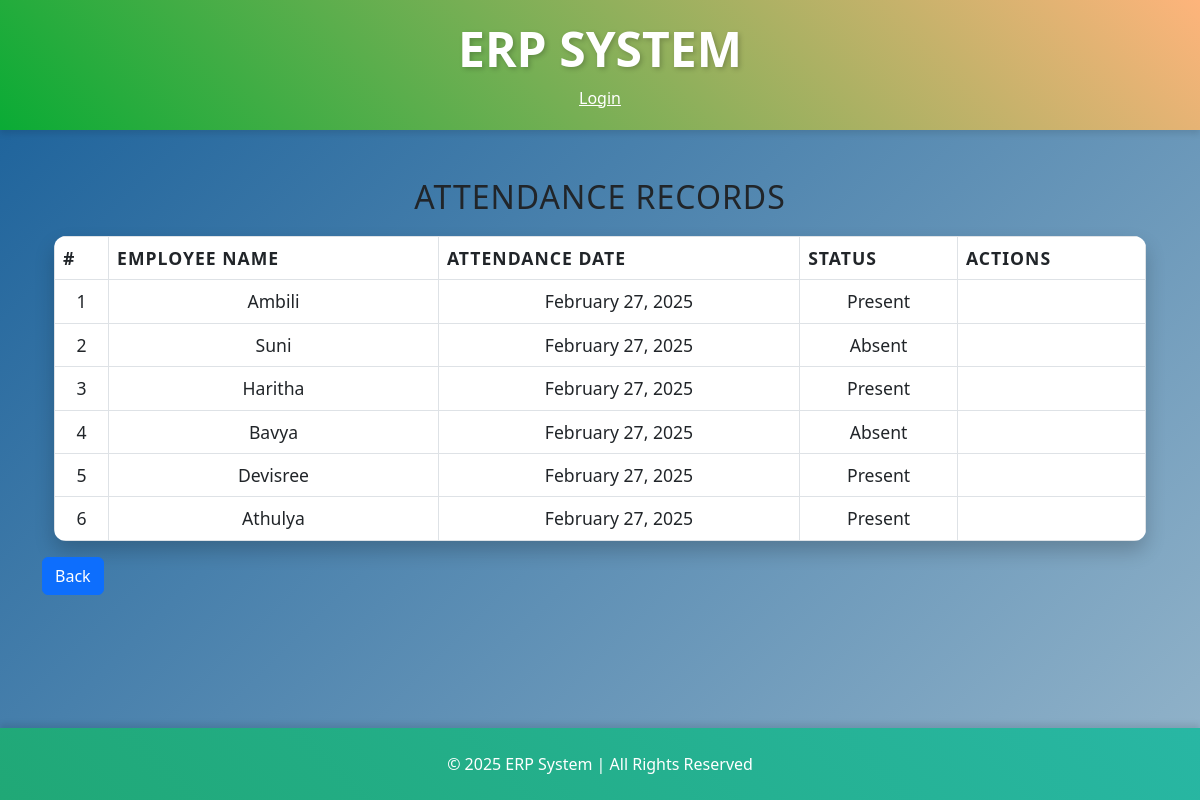
The page /attendance/ on the database as committed earlier.
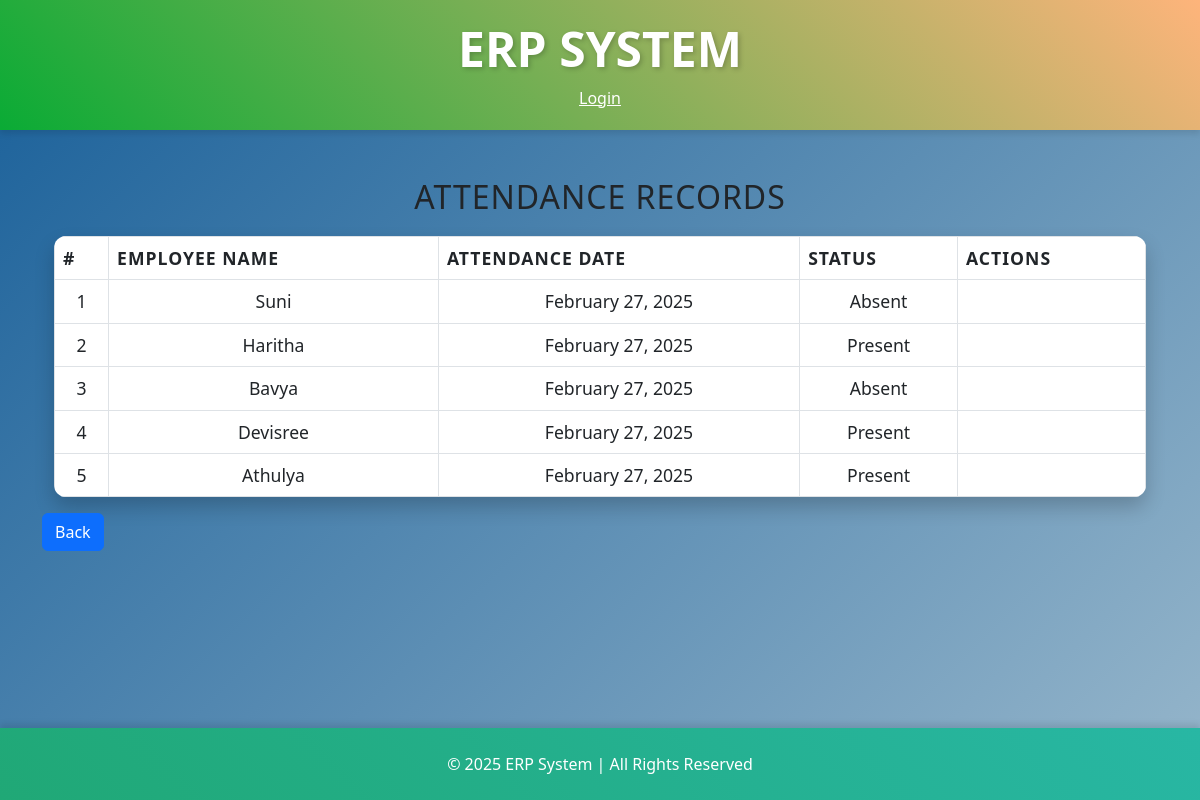
The same page on the database as committed later.
### erp/models.py (models this page shows, shortened)
class Attendance(models.Model):
    employee = models.ForeignKey(Employee, on_delete=models.CASCADE)
    date = models.DateField()
    status = models.CharField(max_length=10, choices=[('Present', 'Present'), ('Absent', 'Absent')])

class Employee(models.Model):
    user=models.OneToOneField(User,on_delete=models.CASCADE)
    position=models.CharField(max_length=100)
    salary=models.DecimalField(max_digits=10,decimal_places=2)
    role = models.CharField(max_length=20, choices=[('Admin', 'Admin'), ('Employee', 'Employee')], default='Employee')

### erp/views.py (the view)
# urls.py: path('attendance/', views.manage_attendance, name='manage_attendance'),
def manage_attendance(request):
    attendances = Attendance.objects.all()
    return render(request, 'attendance.html', {'attendances': attendances})

### erp/templates/attendance.html (shortened to what this page needs)
{% extends 'base.html' %}
{% block content %}
{% load static %}
<!DOCTYPE html>
<html lang="en">
<head>
    <link href="https://cdn.jsdelivr.net/npm/bootstrap@5.3.0-alpha1/dist/css/bootstrap.min.css" rel="stylesheet">
</head>
<body>
    <div class="container mt-5">
        <h2>Attendance Records</h2>
        <table class="table table-bordered">
            <thead>
                <tr>
                    <th>#</th>
                    <th>Employee Name</th>
                    <th>Attendance Date</th>
                    <th>Status</th>
                    <th>Actions</th>
                </tr>
            </thead>
            <tbody>
                {% for attendance in attendances %}
                    <tr>
                        <td>{{ forloop.counter }}</td>
                        <td>{{ attendance.employee.user.username }}</td>
                        <td>{{ attendance.date|date:"F j, Y" }}</td>
                        <td>{{ attendance.status }}</td>
                        <td>
                        </td>
                    </tr>
                {% empty %}
                    <tr>
                        <td colspan="4" class="text-center">No attendance data available</td>
                    </tr>
                {% endfor %}
            </tbody>
        </table>
    </div>
    <a href="{% url 'manage_attendance' %}" class="btn btn-primary mb-3">Back</a>
</body>
</html>
{% endblock %}

Rows that differ between the two databases and show on the page:
removed Attendance: employee.user.username "Ambili", date "February 27, 2025", status "Present"
